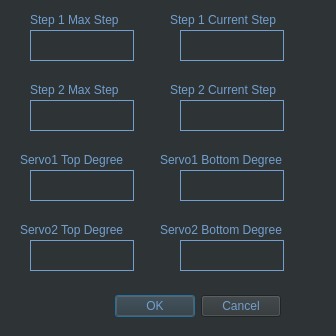
<?xml version="1.0" encoding="UTF-8"?>
<ui version="4.0">
 <class>InitialValueSettings</class>
 <widget class="QDialog" name="InitialValueSettings">
  <property name="geometry">
   <rect>
    <x>0</x>
    <y>0</y>
    <width>336</width>
    <height>336</height>
   </rect>
  </property>
  <property name="windowTitle">
   <string>Dialog</string>
  </property>
  <property name="styleSheet">
   <string notr="true">background-color: rgb(46, 52, 54);
color: rgb(114, 159, 207);</string>
  </property>
  <widget class="QDialogButtonBox" name="buttonBox">
   <property name="geometry">
    <rect>
     <x>-60</x>
     <y>290</y>
     <width>341</width>
     <height>32</height>
    </rect>
   </property>
   <property name="orientation">
    <enum>Qt::Horizontal</enum>
   </property>
   <property name="standardButtons">
    <set>QDialogButtonBox::Cancel|QDialogButtonBox::Ok</set>
   </property>
  </widget>
  <widget class="QTextEdit" name="step1_max_step">
   <property name="geometry">
    <rect>
     <x>30</x>
     <y>30</y>
     <width>104</width>
     <height>31</height>
    </rect>
   </property>
   <property name="styleSheet">
    <string notr="true">color: rgb(114, 159, 207);</string>
   </property>
   <property name="frameShape">
    <enum>QFrame::Panel</enum>
   </property>
   <property name="frameShadow">
    <enum>QFrame::Plain</enum>
   </property>
  </widget>
  <widget class="QTextEdit" name="step1_current_step">
   <property name="geometry">
    <rect>
     <x>180</x>
     <y>30</y>
     <width>104</width>
     <height>31</height>
    </rect>
   </property>
   <property name="styleSheet">
    <string notr="true">color: rgb(114, 159, 207);</string>
   </property>
   <property name="frameShape">
    <enum>QFrame::Panel</enum>
   </property>
   <property name="frameShadow">
    <enum>QFrame::Plain</enum>
   </property>
  </widget>
  <widget class="QTextEdit" name="servo1_top_degree">
   <property name="geometry">
    <rect>
     <x>30</x>
     <y>170</y>
     <width>104</width>
     <height>31</height>
    </rect>
   </property>
   <property name="styleSheet">
    <string notr="true">color: rgb(114, 159, 207);</string>
   </property>
   <property name="frameShape">
    <enum>QFrame::Panel</enum>
   </property>
   <property name="frameShadow">
    <enum>QFrame::Plain</enum>
   </property>
  </widget>
  <widget class="QTextEdit" name="step2_max_step">
   <property name="geometry">
    <rect>
     <x>30</x>
     <y>100</y>
     <width>104</width>
     <height>31</height>
    </rect>
   </property>
   <property name="styleSheet">
    <string notr="true">color: rgb(114, 159, 207);</string>
   </property>
   <property name="frameShape">
    <enum>QFrame::Panel</enum>
   </property>
   <property name="frameShadow">
    <enum>QFrame::Plain</enum>
   </property>
  </widget>
  <widget class="QTextEdit" name="step2_current_step">
   <property name="geometry">
    <rect>
     <x>180</x>
     <y>100</y>
     <width>104</width>
     <height>31</height>
    </rect>
   </property>
   <property name="styleSheet">
    <string notr="true">color: rgb(114, 159, 207);</string>
   </property>
   <property name="frameShape">
    <enum>QFrame::Panel</enum>
   </property>
   <property name="frameShadow">
    <enum>QFrame::Plain</enum>
   </property>
  </widget>
  <widget class="QLabel" name="label">
   <property name="geometry">
    <rect>
     <x>30</x>
     <y>10</y>
     <width>121</width>
     <height>19</height>
    </rect>
   </property>
   <property name="styleSheet">
    <string notr="true">color: rgb(114, 159, 207);</string>
   </property>
   <property name="text">
    <string>Step 1 Max Step</string>
   </property>
  </widget>
  <widget class="QLabel" name="label_2">
   <property name="geometry">
    <rect>
     <x>170</x>
     <y>10</y>
     <width>131</width>
     <height>19</height>
    </rect>
   </property>
   <property name="styleSheet">
    <string notr="true">color: rgb(114, 159, 207);</string>
   </property>
   <property name="text">
    <string>Step 1 Current Step</string>
   </property>
  </widget>
  <widget class="QLabel" name="label_3">
   <property name="geometry">
    <rect>
     <x>30</x>
     <y>80</y>
     <width>121</width>
     <height>19</height>
    </rect>
   </property>
   <property name="styleSheet">
    <string notr="true">color: rgb(114, 159, 207);</string>
   </property>
   <property name="text">
    <string>Step 2 Max Step</string>
   </property>
  </widget>
  <widget class="QLabel" name="label_4">
   <property name="geometry">
    <rect>
     <x>170</x>
     <y>80</y>
     <width>131</width>
     <height>19</height>
    </rect>
   </property>
   <property name="styleSheet">
    <string notr="true">color: rgb(114, 159, 207);</string>
   </property>
   <property name="text">
    <string>Step 2 Current Step</string>
   </property>
  </widget>
  <widget class="QLabel" name="label_5">
   <property name="geometry">
    <rect>
     <x>320</x>
     <y>10</y>
     <width>131</width>
     <height>19</height>
    </rect>
   </property>
   <property name="styleSheet">
    <string notr="true">color: rgb(114, 159, 207);</string>
   </property>
   <property name="text">
    <string/>
   </property>
  </widget>
  <widget class="QTextEdit" name="servo1_bottom_degree">
   <property name="geometry">
    <rect>
     <x>180</x>
     <y>170</y>
     <width>104</width>
     <height>31</height>
    </rect>
   </property>
   <property name="styleSheet">
    <string notr="true">color: rgb(114, 159, 207);</string>
   </property>
   <property name="frameShape">
    <enum>QFrame::Panel</enum>
   </property>
   <property name="frameShadow">
    <enum>QFrame::Plain</enum>
   </property>
  </widget>
  <widget class="QLabel" name="label_9">
   <property name="geometry">
    <rect>
     <x>20</x>
     <y>150</y>
     <width>131</width>
     <height>19</height>
    </rect>
   </property>
   <property name="styleSheet">
    <string notr="true">color: rgb(114, 159, 207);</string>
   </property>
   <property name="text">
    <string>Servo1 Top Degree</string>
   </property>
  </widget>
  <widget class="QLabel" name="label_10">
   <property name="geometry">
    <rect>
     <x>160</x>
     <y>150</y>
     <width>151</width>
     <height>19</height>
    </rect>
   </property>
   <property name="styleSheet">
    <string notr="true">color: rgb(114, 159, 207);</string>
   </property>
   <property name="text">
    <string>Servo1 Bottom Degree</string>
   </property>
  </widget>
  <widget class="QTextEdit" name="servo2_top_degree">
   <property name="geometry">
    <rect>
     <x>30</x>
     <y>240</y>
     <width>104</width>
     <height>31</height>
    </rect>
   </property>
   <property name="styleSheet">
    <string notr="true">color: rgb(114, 159, 207);</string>
   </property>
   <property name="frameShape">
    <enum>QFrame::Panel</enum>
   </property>
   <property name="frameShadow">
    <enum>QFrame::Plain</enum>
   </property>
  </widget>
  <widget class="QLabel" name="label_11">
   <property name="geometry">
    <rect>
     <x>160</x>
     <y>220</y>
     <width>151</width>
     <height>19</height>
    </rect>
   </property>
   <property name="styleSheet">
    <string notr="true">color: rgb(114, 159, 207);</string>
   </property>
   <property name="text">
    <string>Servo2 Bottom Degree</string>
   </property>
  </widget>
  <widget class="QTextEdit" name="servo2_bottom_degree">
   <property name="geometry">
    <rect>
     <x>180</x>
     <y>240</y>
     <width>104</width>
     <height>31</height>
    </rect>
   </property>
   <property name="styleSheet">
    <string notr="true">color: rgb(114, 159, 207);</string>
   </property>
   <property name="frameShape">
    <enum>QFrame::Panel</enum>
   </property>
   <property name="frameShadow">
    <enum>QFrame::Plain</enum>
   </property>
  </widget>
  <widget class="QLabel" name="label_12">
   <property name="geometry">
    <rect>
     <x>20</x>
     <y>220</y>
     <width>131</width>
     <height>19</height>
    </rect>
   </property>
   <property name="styleSheet">
    <string notr="true">color: rgb(114, 159, 207);</string>
   </property>
   <property name="text">
    <string>Servo2 Top Degree</string>
   </property>
  </widget>
 </widget>
 <resources/>
 <connections>
  <connection>
   <sender>buttonBox</sender>
   <signal>rejected()</signal>
   <receiver>InitialValueSettings</receiver>
   <slot>reject()</slot>
   <hints>
    <hint type="sourcelabel">
     <x>316</x>
     <y>260</y>
    </hint>
    <hint type="destinationlabel">
     <x>286</x>
     <y>274</y>
    </hint>
   </hints>
  </connection>
  <connection>
   <sender>buttonBox</sender>
   <signal>accepted()</signal>
   <receiver>InitialValueSettings</receiver>
   <slot>accept()</slot>
   <hints>
    <hint type="sourcelabel">
     <x>248</x>
     <y>254</y>
    </hint>
    <hint type="destinationlabel">
     <x>157</x>
     <y>274</y>
    </hint>
   </hints>
  </connection>
 </connections>
</ui>
